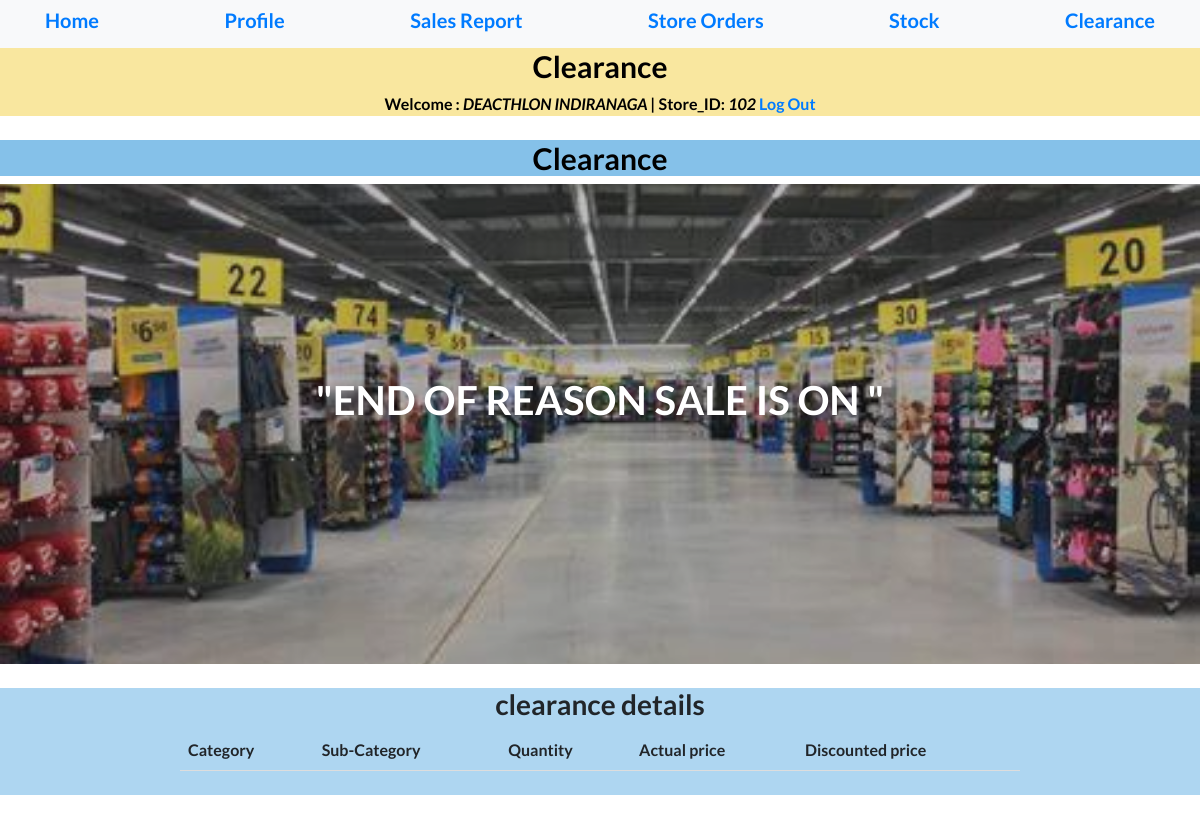
The app's page /clearance.php (signed in), older data.
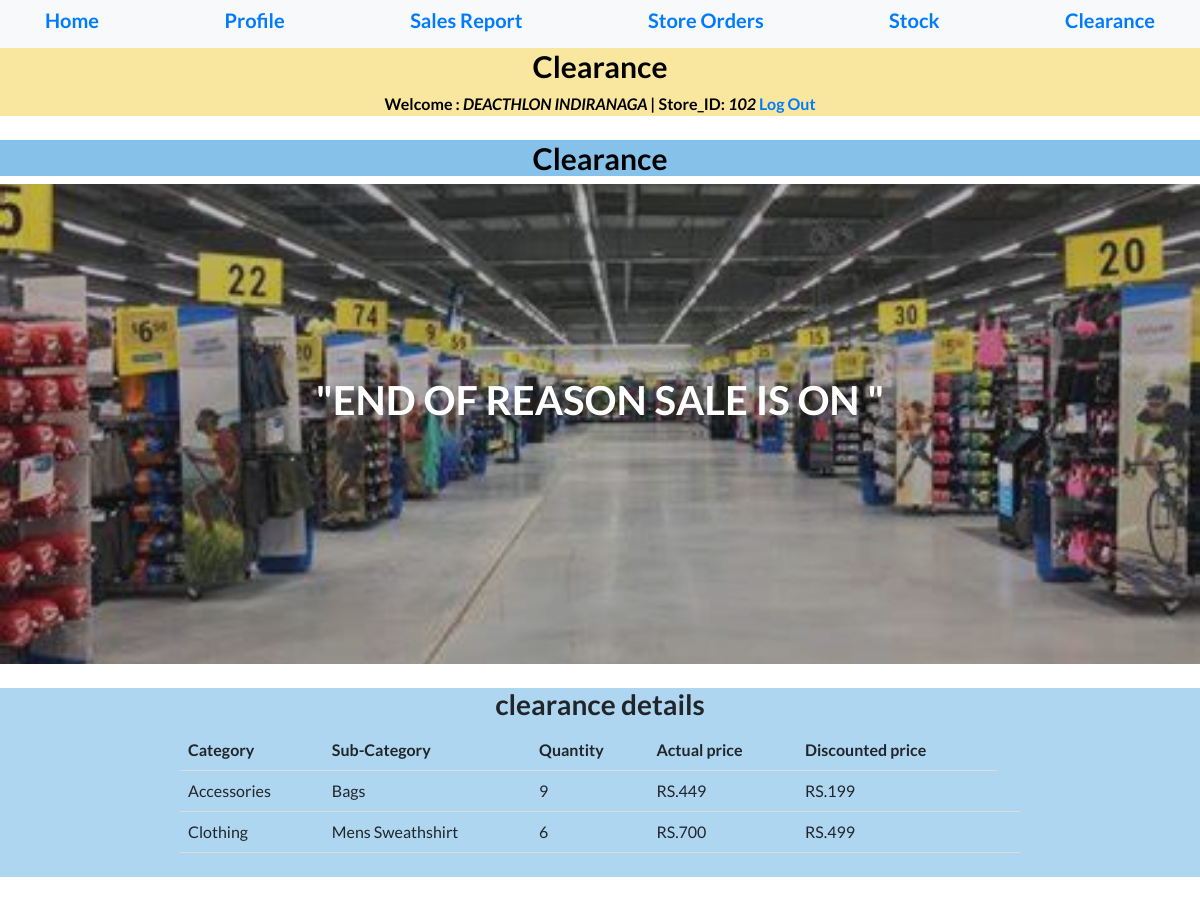
The same page, newer data.
### tables this page shows
CREATE TABLE `store` (
  `SID` int(11) NOT NULL,
  `SPASS` varchar(20) NOT NULL DEFAULT 'admin',
  `SBRANCHNAME` varchar(20) NOT NULL,
  `SCITY` varchar(20) NOT NULL,
  `SREGION` varchar(20) NOT NULL,
  `SSTATE` varchar(20) NOT NULL,
  `SPCODE` int(11) NOT NULL
);

CREATE TABLE `clearance` (
  `TRY` varchar(20) NOT NULL,
  `SICRY` varchar(20) NOT NULL,
  `QUANT` int(11) NOT NULL,
  `ACTUALPRICE` varchar(11) NOT NULL,
  `DISCOUNTEDPRICE` varchar(11) NOT NULL,
  `SID` int(11) NOT NULL
);

### session.php (called while the page is built, shortened)
<?php
$conn = mysqli_connect("localhost", "root", "", "superstore");
$user_check = $_SESSION['login_user'];
$query = "SELECT SBRANCHNAME from store where SID = '$user_check'";
$ses_sql = mysqli_query($conn, $query);
$row = mysqli_fetch_assoc($ses_sql);
$login_session = $row['SBRANCHNAME'];
$CustID=$user_check;
?>

### clearance.php (the view, shortened to what this page needs)
<?php
include('session.php');
?>
<!DOCTYPE html>
<html lang="en">
  <head>
    <link href="vendor/bootstrap/css/bootstrap.min.css" rel="stylesheet">
    <link href="vendor/fontawesome-free/css/all.min.css" rel="stylesheet">
    <link href="vendor/simple-line-icons/css/simple-line-icons.css" rel="stylesheet" type="text/css">
    <link href="css/landing-page.min.css" rel="stylesheet">
  </head>
  <body>
    <nav class="navbar navbar-light bg-light static-top">
      <div class="container">
        <a href="shome.php"><h5>Home</h5></a>
        <a href="sprofile.php"><h5>Profile</h5></a>
        <a href="ssales.php"><h5>Sales Report</h5></a>
        <a href="sorders.php"><h5>Store Orders</h5></a>
        <a href="sstock.php"><h5>Stock</h5></a>
        <a href="sstock.php"><h5>Clearance</h5></a>
      </div>
    </nav>
    <center><div style="background-color:#F9E79F">
      <center><h2 style="font-size:30px;color:Black">Clearance</h2></center>
  <b id="welcome" style="color:Black">Welcome : <i style="color:Black"><?php echo $login_session;?> | </i></b>
  <b id="welcome" style="color:Black">Store_ID: <i style="color:Black"><?php echo $CustID; ?></i></b>
  <b id="logout"><a href="logout.php">Log Out</a></b>
 </div></center>
 <br>
 <center><div style="background-color:#85C1E9">
      <center><h2 style="font-size:30px;color:Black">Clearance </h2></center>
 </div></center>
    <header class="masthead text-white text-center">
      <div class="overlay"></div>
      <div class="container">
        <div class="row">
          <div class="col-xl-9 mx-auto">
            <h1 class="mb-5" style="font-size:40px">"END OF REASON SALE IS ON "</h1>
          </div>
        </div>
      </div>
    </header>
    <br>
<center>
<div style="background-color:#AED6F1">
     <center>
      <h3>clearance details</h3>
      <table>
        <tr>
          <th>Category </th>
          <th>Sub-Category</th>
          <th>Quantity</th>
          <th>Actual price</th>
          <th>Discounted price</th>
        </tr>
        <?php
      $order59 ="SELECT * FROM clearance where SID=$CustID";
      $food9 = mysqli_query($conn, $order59);
      while($oss55 = mysqli_fetch_assoc($food9))
      {echo '<tr><td>'. $oss55["TRY"].'</td><td>'. $oss55["SICRY"] .'</td><td>'. $oss55["QUANT"].'</td><td>'. $oss55["ACTUALPRICE"].'</td><td>'. $oss55["DISCOUNTEDPRICE"].  '</td><td>';
      }
?>
      </table>
      <br>
    </div></center>
    <br>
  </body>
</html>

### clearance.php (style rules this page uses)
table { border-collapse: collapse; width: 70%; }
th, td { padding: 8px; text-align: left; border-bottom: 1px solid #ddd; }

Row changes from the older to the newer data that the page shows:
added clearance: TRY "Accessories", SICRY "Bags", QUANT "9", ACTUALPRICE "RS.449", DISCOUNTEDPRICE "RS.199"
added clearance: TRY "Clothing", SICRY "Mens Sweathshirt", QUANT "6", ACTUALPRICE "RS.700", DISCOUNTEDPRICE "RS.499"
